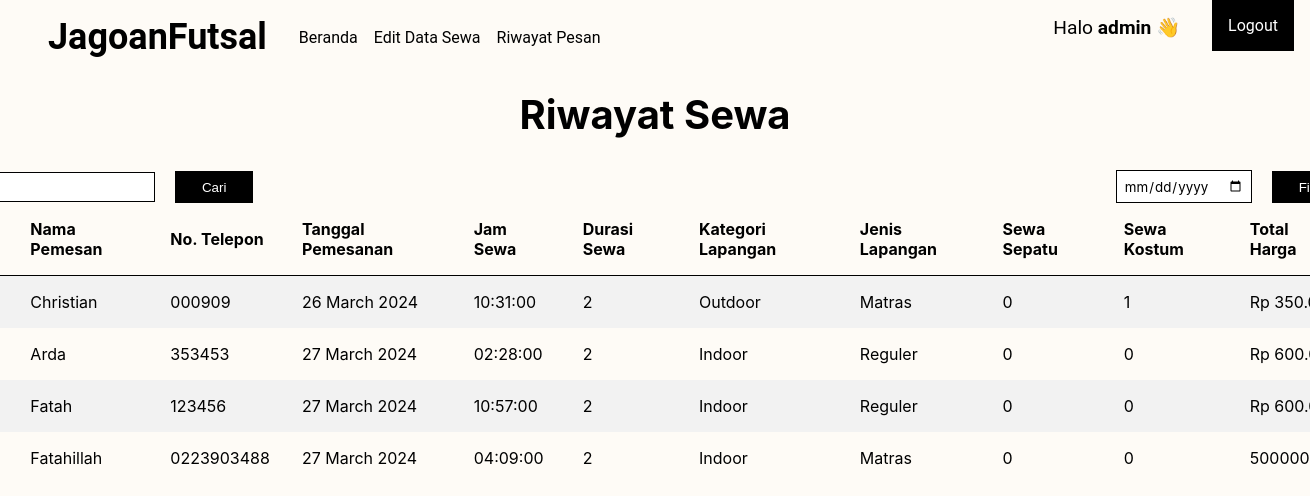
The page /admin/riwayat_pesan.php (signed in) on the database its author committed.
### tables this page shows
CREATE TABLE `tb_sewa` (
  `id` int(11) NOT NULL,
  `id_user` int(11) NOT NULL,
  `nama_pemesan` varchar(100) NOT NULL,
  `no_telepon` varchar(100) NOT NULL,
  `tanggal_pesan` date NOT NULL DEFAULT current_timestamp(),
  `jam` time NOT NULL,
  `durasi_sewa` int(11) NOT NULL,
  `kategori_lapangan` varchar(50) NOT NULL,
  `jenis_lapangan` varchar(50) NOT NULL,
  `sewa_sepatu` varchar(20) DEFAULT NULL,
  `sewa_kostum` varchar(20) DEFAULT NULL,
  `total_bayar` varchar(100) NOT NULL,
  `status_bayar` varchar(50) NOT NULL
);

### app/functions.php (called while the page is built, shortened)
<?php
$connection = mysqli_connect("localhost", "root", "", "db_persewaan_lapangan");
function query($query)
{
    global $connection;
    $rows = [];
    $result = mysqli_query($connection, $query);
    while ($row = mysqli_fetch_assoc($result)) {
        $rows[] = $row;
    }
    return $rows;
}

### admin/riwayat_pesan.php (the view, shortened to what this page needs)
<?php
require '../app/functions.php';
if (isset($_SESSION["login"]) && isset($_SESSION["username"])) {
    $loggedInUsername = $_SESSION["username"];
} else {
    $loggedInUsername = "";
}
$dataSewa = query("SELECT * FROM tb_sewa");
?>
<!DOCTYPE html>
<html lang="en">
<head>
    <link rel="stylesheet" href="../css/riwayat_sewa.css">
</head>
<body>
    <header>
        <nav>
            <div class="logo">
                <h1><a href="index.php">JagoanFutsal</a></h1>
            </div>
            <ul>
                <li><a href="index.php">Beranda</a></li>
                <li><a href="konfirmasi_sewa.php">Edit Data Sewa</a></li>
                <li><a href="riwayat_pesan.php">Riwayat Pesan</a></li>
            </ul>
        </nav>
        <div class="signin-signup">
            <ul>
                <li id="user-login">Halo <span><?= $loggedInUsername ?> </span>👋</li>
                <li class="logout"><a onclick="return confirm('Apakah anda yakin ingin logout?')" href="../app/logout.php">Logout</a></li>
            </ul>
        </div>
    </header>
    <main>
        <section>
            <h1>Riwayat Sewa</h1>
            <div class="search-option">
                <form action="" method="POST">
                    <div class="search-general">
                        <input type="text" id="search-general" name="search-general">
                        <button type="submit" name="search">Cari</button>
                    </div>
                    <div class="search-by-date">
                        <input type="date" id="tanggal_pesan" name="tanggal_pesan">
                        <button type="submit" name="cari_tanggal">Filter</button>
                    </div>
                </form>
            </div>
            <div class="table-container" style="overflow-x:auto">
                <table>
                    <tr>
                        <th>No.</th>
                        <th>Nama Pemesan</th>
                        <th>No. Telepon</th>
                        <th>Tanggal Pemesanan</th>
                        <th>Jam Sewa</th>
                        <th>Durasi Sewa</th>
                        <th>Kategori Lapangan</th>
                        <th>Jenis Lapangan</th>
                        <th>Sewa Sepatu</th>
                        <th>Sewa Kostum</th>
                        <th>Total Harga</th>
                    </tr>
                    <?php $i = 1 ?>
                    <?php foreach ($dataSewa as $data) : ?>
                        <tr>
                            <td><?= $i++ ?></td>
                            <td><?= $data["nama_pemesan"] ?></td>
                            <td><?= $data["no_telepon"] ?></td>
                            <td><?= date("d F Y", strtotime($data["tanggal_pesan"])) ?></td>
                            <td><?= $data["jam"] ?></td>
                            <td><?= $data["durasi_sewa"] ?></td>
                            <td><?= $data["kategori_lapangan"] ?></td>
                            <td><?= $data["jenis_lapangan"] ?></td>
                            <?php if ($data["sewa_sepatu"] == "") : ?>
                                <td>0</td>
                            <?php else : ?>
                                <td><?= $data["sewa_sepatu"] ?></td>
                            <?php endif  ?>
                            <?php if ($data["sewa_kostum"] == "") : ?>
                                <td>0</td>
                            <?php else : ?>
                                <td><?= $data["sewa_kostum"] ?></td>
                            <?php endif  ?>
                            <td><?= $data["total_bayar"] ?></td>
                        </tr>
                    <?php endforeach; ?>
                </table>
            </div>
        </section>
    </main>
</body>
</html>

### css/riwayat_sewa.css (style rules this page uses)
* { margin: 0; padding: 0; box-sizing: border-box; }
body { background-color: #FEFBF6; }
header { display: flex; justify-content: space-between; margin: 1rem; }
nav { display: flex; }
.logo { margin: 0px 2rem; font-size: 1.5rem; }
.logo a { color: black; text-decoration: none; }
nav h1 { font-family: "Roboto", sans-serif; }
nav ul { display: flex; align-items: center; list-style-type: none; gap: 1rem; }
nav ul li a { text-decoration: none; font-family: "Roboto", sans-serif; font-size: 1rem; color: black; }
.signin-signup ul { display: flex; gap: 2rem; font-family: "Roboto", sans-serif; }
.signin-signup ul li { list-style-type: none; }
.signin-signup ul li a { text-decoration: none; }
.logout a { color: black; background-color: black; color: white; padding: 1em; }
#user-login { font-size: 1.2em; text-align: center; }
#user-login span { font-weight: bold; }
main { display: flex; justify-content: center; align-items: center; font-family: "Inter", sans-serif; }
section h1 { font-size: 2.5rem; text-align: center; margin: 1rem 0; }
.search-option form { display: flex; justify-content: space-between; }
.search-general input { margin: 0px .5rem; padding: .4rem; outline: none; border: 1px solid black; }
.search-by-date input[type="date"] { margin: 0px .5rem; padding: .4rem; outline: none; border: 1px solid black; font-family: "Inter", sans-serif; }
.search-option form button { margin-left: 0.5rem; margin-top: 1rem; color: white; background-color: black; outline: none; padding: .65em 2em; border: none; cursor: pointer; }
.table-container { width: 1400px; }
table { border-collapse: collapse; border-spacing: 2rem; width: 100%; }
th { border-bottom: 1px solid black; text-align: center; }
th, td { text-align: left; padding: 1em; }
tr:nth-child(even) { background-color: #f2f2f2; }

### rows shown on the page
tb_sewa: nama_pemesan "Christian", no_telepon "000909", tanggal_pesan "26 March 2024", jam "10:31:00", durasi_sewa "2", kategori_lapangan "Outdoor", jenis_lapangan "Matras", sewa_sepatu "0", sewa_kostum "1", total_bayar "Rp…"
tb_sewa: nama_pemesan "Arda", no_telepon "353453", tanggal_pesan "27 March 2024", jam "02:28:00", durasi_sewa "2", kategori_lapangan "Indoor", jenis_lapangan "Reguler", sewa_sepatu "0", sewa_kostum "0", total_bayar "Rp…"
tb_sewa: nama_pemesan "Fatah", no_telepon "123456", tanggal_pesan "27 March 2024", jam "10:57:00", durasi_sewa "2", kategori_lapangan "Indoor", jenis_lapangan "Reguler", sewa_sepatu "0", sewa_kostum "0", total_bayar "Rp…"
tb_sewa: nama_pemesan "Fatahillah", no_telepon "0223903488", tanggal_pesan "27 March 2024", jam "04:09:00", durasi_sewa "2", kategori_lapangan "Indoor", jenis_lapangan "Matras", sewa_sepatu "0", sewa_kostum "0", total_bayar "500000"

### other values the page prints
$loggedInUsername "admin"
